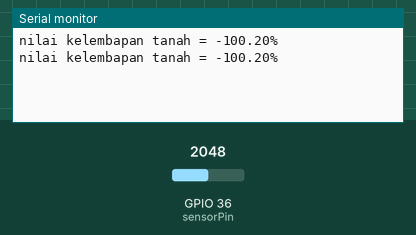
The sketch below on a simulated ESP32. On the bench: the last lines printed to the serial monitor. Inputs (shaded band) come from the test bench; at power-on: GPIO 36 (sensorPin) = 2048.

Above: at 1.8 s.
1.9 s: GPIO 36 (sensorPin) set to 2866
At 2.8 s:
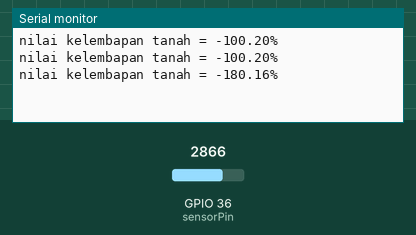
3.4 s: GPIO 36 (sensorPin) set to 3603
At 4.4 s:
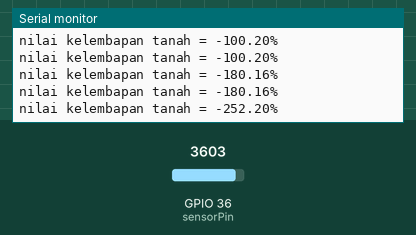
Timing chart, 0 to 6.4 s (numbered marks = the images above; inputs shaded):
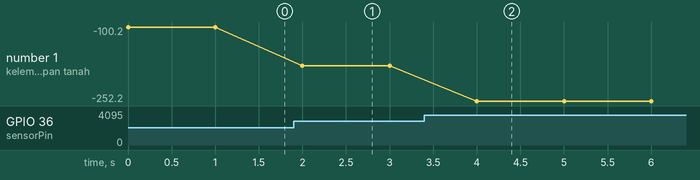

Measured:
- after the input at 1.9 s, the serial monitor: prints a new line after 0.10 s (image 1)
- after the input at 3.4 s, the serial monitor: prints a new line after 0.60 s (image 2)
- plotted number 1: -100.2 → -180.16 after the input at 1.9 s, -180.16 → -252.2 after the input at 3.4 s

The sketch:

soil.ino
```cpp
  const int sensorPin = A0; //untuk esp32 pinnya pakai 34

  void setup() {
    Serial.begin(9600); //untuk esp32 baud rate nya pakai 115200

  }

  void loop() {
    float kelembapan;
    int nilaiSensor = analogRead(sensorPin);
    kelembapan = (100 - ( (nilaiSensor/1023.00) *100)); //untuk esp32 ganti nilai 1023.00 dengan 4095.00

    Serial.print("nilai kelembapan tanah = ");
    Serial.print(kelembapan);
    Serial.println("%");
    delay(1000);
  }

//====================================================================================================================yg diatas untuk analog yg dibawah untuk digital

// int bzzr = 13;
// const int sensorPin = 7; //untuk esp32 ganti dengan pin 12

// void setup(){
//   Serial.begin(9600); //untuk esp32 baud rate nya pakai 115200
//   pinMode (bzzr, OUTPUT);
//   pinMode (sensorPin, INPUT);
// }

// void loop(){
//   if(digitalRead(sensorPin) == HIGH) {
//     digitalWrite(bzzr, HIGH);
//     Serial.print("kondisi tanah kering");
//     delay(1000);
//   } else {
//     digitalWrite(bzzr, LOW);
//     Serial.println("kondisi tanah lembab");
//     delay(1000);
//   }
// }
```
